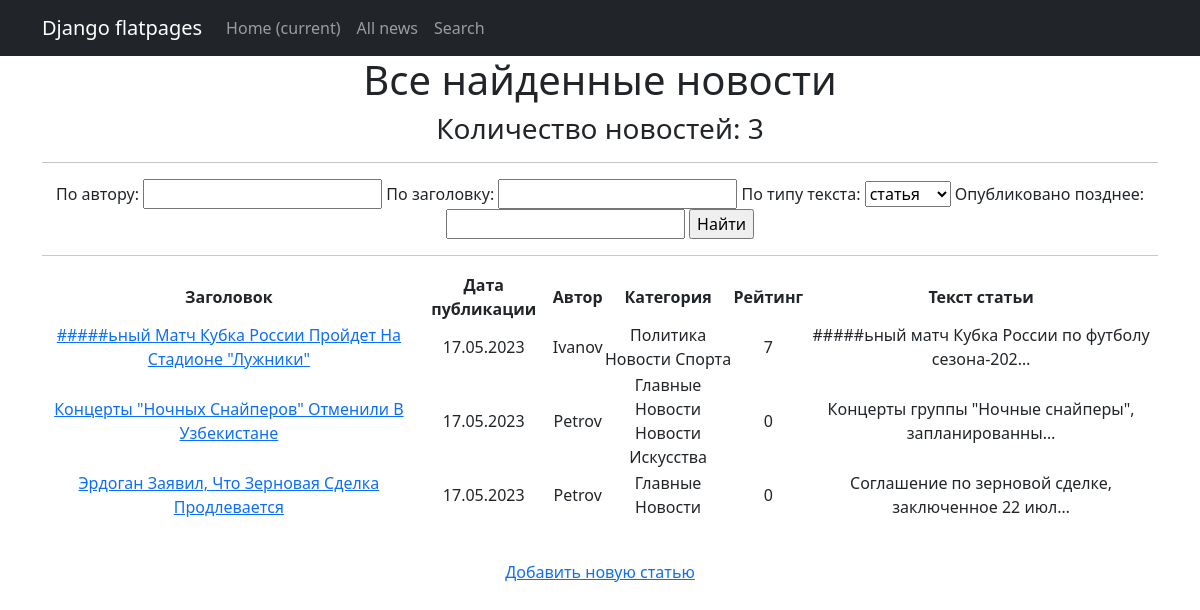
The app's page /news/search/ with its own data.
### news/models.py (models this page shows, shortened)
class Post(models.Model):
    author = models.ForeignKey(Author, on_delete=models.CASCADE)
    category = models.ManyToManyField(Category, through='PostCategory')
    type = models.CharField(max_length=2,
                            choices=POST_TYPES,
                            default=article)
    header = models.CharField(max_length=255)
    text = models.TextField()
    _rank = models.IntegerField(default=0, db_column='rank')
    created_datetime = models.DateTimeField(auto_now_add=True)
    @property
    def rank(self):
        return self._rank
    @rank.setter
    def rank(self, value):
        self._rank = int(value) if value >= 0 else 0
        self.save()

class Author(models.Model):
    user = models.OneToOneField(User, on_delete=models.CASCADE)
    rank = models.FloatField(default=0.0)

class Category(models.Model):
    name = models.CharField(max_length=255,
                            unique=True)

### news/views.py (the view)
# urls.py: path('search/', PostSearch.as_view(), name='post_search'),  # Ссылка на страницу с фильтрами
class PostSearch(ListView):
    model = Post
    template_name = 'post_search.html'
    context_object_name = 'posts_search'
    ordering = ['-id']
    paginate_by = 10
    def get_filter(self):
        return PostFilter(self.request.GET, queryset=super().get_queryset())
    def get_queryset(self):
        qs = self.get_filter().qs
        return qs
    def get_context_data(self, *, object_list=None, **kwargs):
        context = super().get_context_data(**kwargs)
        filter = self.get_filter()
        context['filter'] = filter
        filter_params = ""
        for f_name in [str(k) for k in filter.filters]:
            if f_name in filter.data:
                filter_params += f"&{f_name}={filter.data[f_name]}"
        context['filter_params'] = filter_params
        return context

### news/templatetags/custom_filters.py (called while the page is built)
@register.filter(name='censor')
def Censor(text: str):
    for word in restricted_lexicon:
        text = re.sub(word, "#" * len(word), text)
    return text

### templates/post_search.html (shortened to what this page needs)
{% extends 'flatpages/default.html' %}
{% load custom_filters %}
{% block content %}
<h1>
    Все найденные новости
</h1>
<h3>
    Количество новостей: {{ posts_search|length }}
</h3>
<hr>
<form method="GET">
    {{ filter.form }}
    <input type="submit" value="Найти">
</form>
<hr>
{% if posts_search %}
    <table>
        <thead>
            <th>
                Заголовок
            </th>
            <th>
                Дата публикации
            </th>
            <th>
                Автор
            </th>
            <th>
                Категория
            </th>
            <th>
                Рейтинг
            </th>
            <th>
                Текст статьи
            </th>
        </thead>
        {% for post in posts_search %}
        <tr>
            <td>
                <a href="{% url 'post_detail' post.id %}">{{ post.header|title|censor }}</a>
            </td>
            <td>
                {{ post.created_datetime|date:'d.m.Y' }}
            </td>
            <td>
                {{ post.author.user.username|title }}
            </td>
            <td>
                {% for category in post.category.all %}
                    {{ category.name|title}}<br />
                {% endfor %}
            </td>
            <td>
                {{ post.rank|title }}
            </td>
            <td>
                {{ post.text|truncatechars:50|censor }}
            </td>
        </tr>
        {% endfor %}
    </table>
{% else %}
    <h2>Новостей не найдено!</h2>
{% endif %}
<p>&nbsp;</p>
<a href="{% url 'post_create' %}">Добавить новую статью</a> <br>
<p>&nbsp;</p>
{% endblock content %}

### records on screen
Post: header|censor "#####ьный Матч Кубка России Пройдет На Стадионе \"Лужники\"", created_datetime "17.05.2023", author.user.username "Ivanov", rank "7", text|censor "#####ьный матч Кубка России по футболу сезона-202…"
Category: name "Политика"
Category: name "Новости Спорта"
Post: header|censor "Концерты \"Ночных Снайперов\" Отменили В Узбекистане", created_datetime "17.05.2023", author.user.username "Petrov", rank "0", text|censor "Концерты группы \"Ночные снайперы\", запланированны…"
Category: name "Главные Новости"
Category: name "Новости Искусства"
Post: header|censor "Эрдоган Заявил, Что Зерновая Сделка Продлевается", created_datetime "17.05.2023", author.user.username "Petrov", rank "0", text|censor "Соглашение по зерновой сделке, заключенное 22 июл…"

### other values on screen
{{ posts_search|length }} "3"
